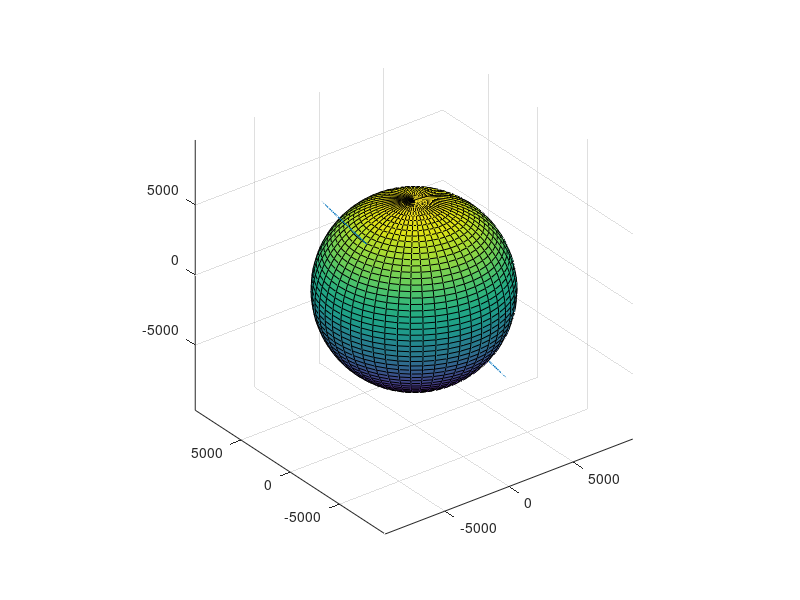

Recreate this plot in MATLAB.
close all
clear all
a=12610,0;
e=0,2656;
i=1,0430;
omega=1,8790;
w=2,4080;
Re = 6.37e6; %raggio della terra
figure(1);
[x,y,z] = sphere(50); %crea tre matrici N+1 * N+1
s = surf(Re*x/1e3,Re*y/1e3,Re*z/1e3); % create a sphere
axis equal
hold on
p=a(1-e^2); 

R= [   cos(omega)*cos(w) - sin(omega)*cos(i)*sin(w), sin(omega)*cos(w) + cos(omega)*cos(i)*sin(w), sin(i)*sin(w);
    - cos(omega)*sin(w) - sin(omega)*cos(i)*cos(w), cos(omega)*cos(i)*cos(w) - sin(omega)*sin(w), cos(w)*sin(i);
                      sin(omega)*sin(i),                                 -cos(omega)*sin(i),            cos(i)] %rotazione per passare da ijk a perifocale

X=zeros(360,1);
Y=zeros(360,1);
Z=zeros(360,1);
teta=(linspace(0,2*pi,360))';
for i=1:360
   x=zeros(3,1);
   r= p/(1+e*cos(teta(i)));
   rvect=zeros(3,1);
   rvect(1)=r*cos(teta(i));
   revect(2)=r*sin(teta(i)); 
   x=R'*rvect;
   X(i)=x(1);
   Y(i)=x(2);
   Z(i)=x(3);
end
hold on
plot3(X,Y,Z)
